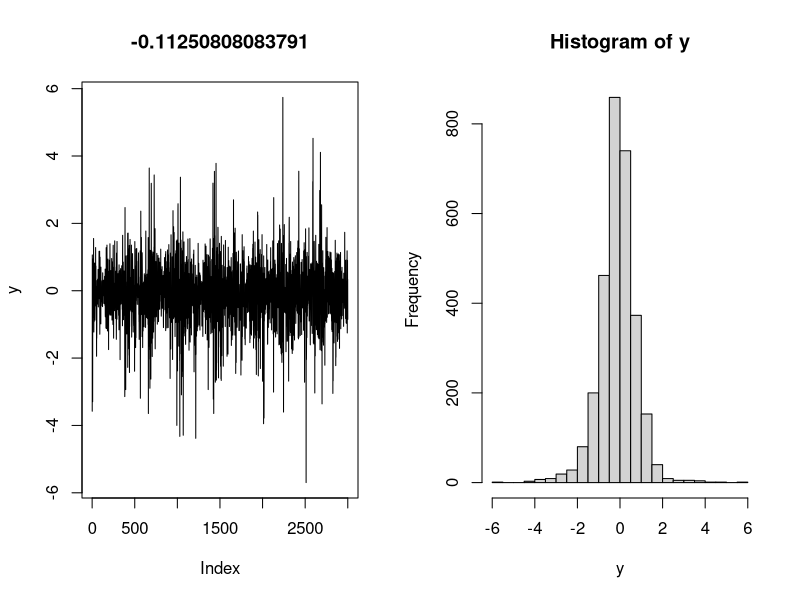

The R script that drew this image:
############################################################################
################################# SVM-SMN Model ############################
# y_t = b0 + b1 * y_{t-1} + b2 * e(h_t) + e_t/lambda_t^{1/2}
# h_t = mu + phi * ( h_{t-1} - mu ) + sigma * n_{t}
############################################################################
###################### t-Student: lambda|v ~ Gama(v/2, v/2) 

mu = -1
phi = 0.95
sigma = 0.25
b0 = 0.001
b1 = 0.1
b2 =  -0.2
y0 = 0
v = 10
T = 3e3
y = h = l = rep(0, T)

#set.seed( 4225873 )
for(t in 1:T){
  if(t == 1){
    l[t] = rgamma(1, shape = v/2, rate = v/2)
    h[t] = rnorm(1, mean = mu, sd = sigma * 1 / sqrt( (1 - phi * phi) ) )
    y[t] = rnorm(1, b0 + b1 * y0 + b2 * exp( h[t] ), exp(h[t]/2) / sqrt( l[t] ))
  }else{
    l[t] = rgamma(1, shape = v/2, rate = v/2)
    h[t] = rnorm(1, mean = (mu + phi * ( h[t-1] - mu )), sd = sigma)
    y[t] = rnorm(1, b0 + b1 * y[t-1] + b2 * exp(h[t]), exp(h[t]/2) / sqrt( l[t] ))
  }
}

par(mfrow=c(1, 2))
plot(y, type = 'l', main = mean(y))
hist(y, breaks = 40)
par(mfrow=c(1, 1))



